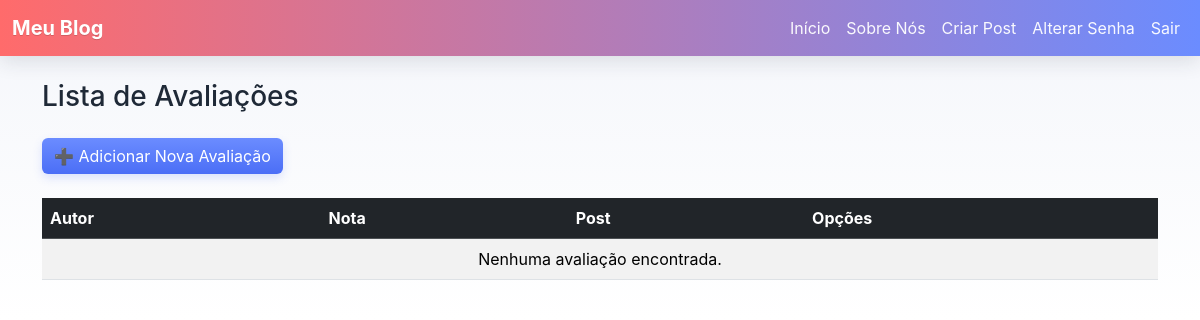
The app's page /avaliacoes/ (signed in), older data.
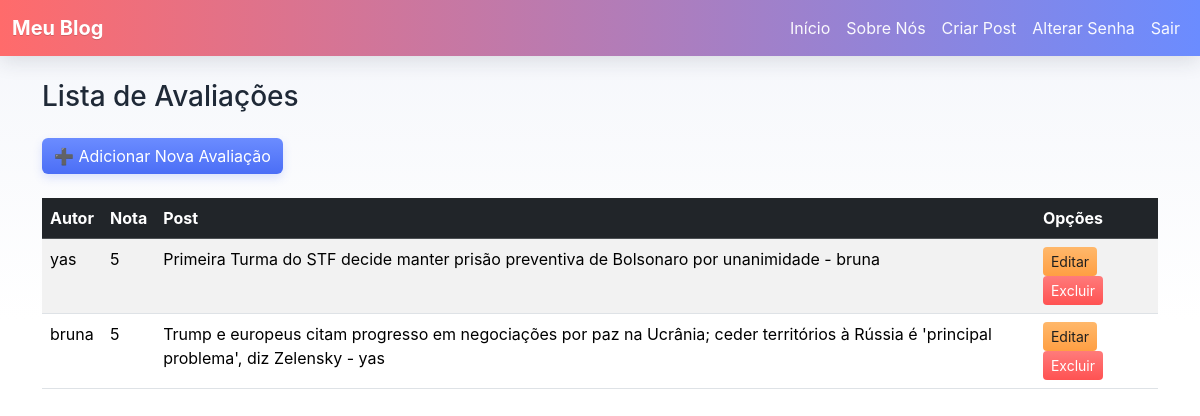
The same page, newer data.
### paginas/models.py (models this page shows, shortened)
class Avaliacao(models.Model):
    autor = models.ForeignKey(User, on_delete=models.PROTECT)
    nota = models.IntegerField()
    post = models.ForeignKey(Post, on_delete=models.PROTECT)

class Post(models.Model):
    titulo = models.CharField(max_length=255)
    data = models.DateTimeField(auto_now_add=True)
    texto = models.TextField()
    categoria = models.ForeignKey(Categoria, on_delete=models.PROTECT)
    autor = models.ForeignKey(User, on_delete=models.PROTECT)
    def __str__(self):
        return f"{self.titulo} - {self.autor.username}"

### paginas/views.py (the view)
# urls.py: path('avaliacoes/', AvaliacaoList.as_view(), name='avaliacao_list'),
class AvaliacaoList(LoginRequiredMixin, ListView):
    model = Avaliacao
    template_name = 'paginas/listas/avaliacao.html'

### paginas/templates/paginas/listas/avaliacao.html
{% extends "paginas/modelo.html" %}
{% block conteudo %}
    <h3 class="my-4">Lista de Avaliações</h3>
    <a href="{% url 'avaliacao_nova' %}" class="btn btn-primary mb-4">➕ Adicionar Nova Avaliação</a>
    <div class="table-responsive">
        <table class="table table-striped table-hover">
            <thead class="table-dark">
                <tr>
                    <th scope="col">Autor</th>
                    <th scope="col">Nota</th>
                    <th scope="col">Post</th>
                    <th scope="col">Opções</th>
                </tr>
            </thead>
            <tbody>
                {% for obj in object_list %}
                    <tr>
                        <td>{{ obj.autor }}</td>
                        <td>{{ obj.nota }}</td>
                        <td>{{ obj.post }}</td>
                        <td>
                            {% if user.is_authenticated %}
                                {% if user.is_superuser or user == obj.autor %}
                                    <a href="{% url 'avaliacao_editar' obj.pk %}" class="btn btn-sm btn-warning">Editar</a>
                                    <a href="{% url 'avaliacao_excluir' obj.pk %}" class="btn btn-sm btn-danger">Excluir</a>
                                {% endif %}
                            {% endif %}
                        </td>
                    </tr>
                {% empty %}
                    <tr>
                        <td colspan="4" class="text-center">Nenhuma avaliação encontrada.</td>
                    </tr>
                {% endfor %}
            </tbody>
        </table>
    </div>
{% endblock conteudo %}

Row changes from the older to the newer data that the page shows:
added Avaliacao: autor "yas", nota "5", post "Primeira Turma do STF decide manter prisão preventiva de Bolsonaro por unanimidade - bruna"
added Avaliacao: autor "bruna", nota "5", post "Trump e europeus citam progresso em negociações por paz na Ucrânia; ceder territórios à Rússia é 'principal problema', diz Zelensky - yas"
Text that changed along with them:
text no longer shown: "Nenhuma avaliação encontrada."
